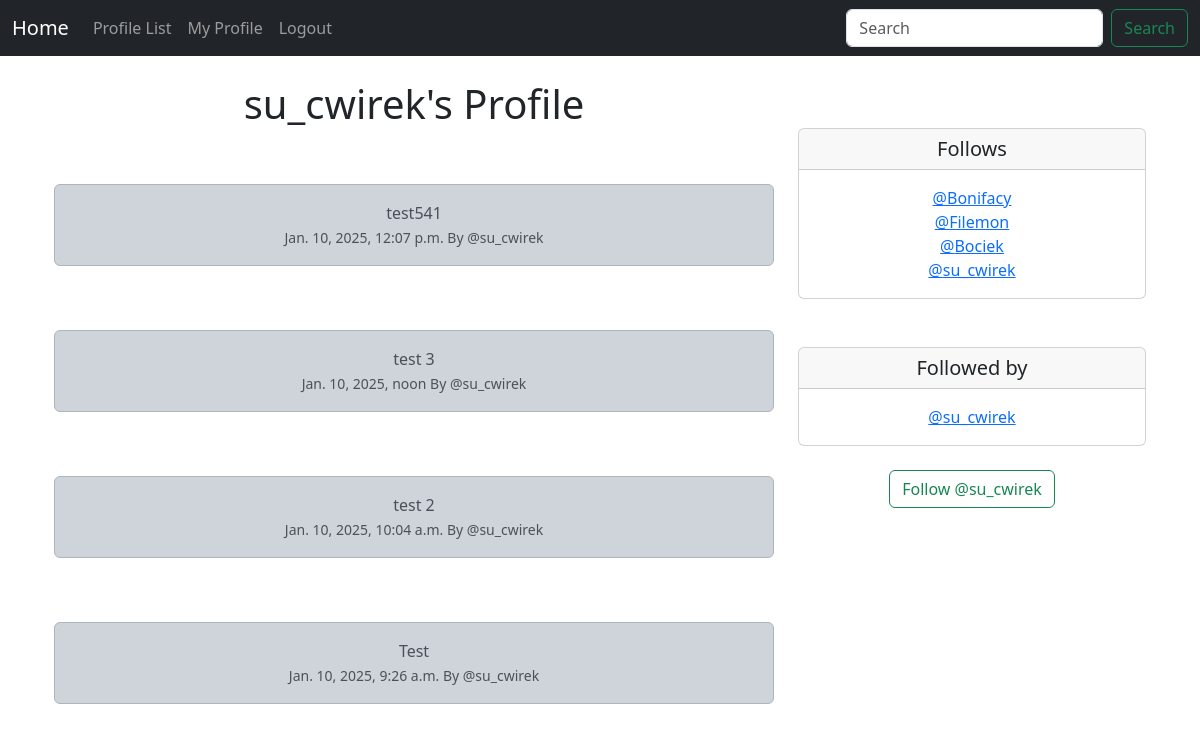
The app's page /profile/1 (signed in) with its own data.
### cwirek/models.py (models this page shows, shortened)
class Profile(models.Model):
    user = models.OneToOneField(User, on_delete=models.CASCADE)
    follows = models.ManyToManyField("self", related_name="followed_by", symmetrical=False, blank=True)
    date_modified = models.DateTimeField(User, auto_now=True)
    def __str__(self):
        return self.user.username

class Yard(models.Model):
    user = models.ForeignKey(User, related_name="yard", on_delete=models.DO_NOTHING)
    body = models.CharField(max_length=200)
    created_at = models.DateTimeField(auto_now_add=True)

### cwirek/views.py (the view, shortened to what this page needs)
# urls.py: path('profile/<int:pk>', views.profile, name="profile"),
def profile(request, pk):
    if request.user.is_authenticated:
        profile = Profile.objects.get(user_id=pk)
        yards = Yard.objects.filter(user_id=pk).order_by("-created_at")
        return render(request, 'profile.html', {"profile":profile, "yards":yards})
    else:
        messages.success(request, ("You must be logged in to view this page..."))
        return redirect('home')

### cwirek/templates/profile.html (shortened to what this page needs)
{% extends 'base.html' %}
{% block content %}
{% if profile %}
<div class="container text-center">
    <div class="row">
        <div class="col-8">
            <h1>{{ profile.user.username }}'s Profile</h1>
            <br/><br/>
            {% if yards %}
                {% for yard in yards %}
                    <div class="alert alert-dark" role="alert">
                        {{ yard.body }}<br/>
                        <small class="text-muted">
                            {{ yard.created_at }} By @{{ yard.user.username|lower}}
                        </small>
                    </div>
                <br/><br/>
                {% endfor %}
            {% endif %}
        </div>
        <div class="col-4">
            <br/><br/>
            <div class="card">
                <h5 class="card-header">Follows</h5>
                <div class="card-body">
                  <p class="card-text">{% for following in profile.follows.all %}
                    <a href="{% url 'profile' following.user.id %}">@{{ following }}</a><br/>
                {% endfor %}</p>
                </div>
            </div>
        <br/><br/>
        <div class="card">
            <h5 class="card-header">Followed by</h5>
            <div class="card-body">
              <p class="card-text">{% for following in profile.followed_by.all %}
                <a href="{% url 'profile' following.user.id %}">@{{ following }}</a><br/>
            {% endfor %}</p>
            </div>
          </div>
          <br/>
          <form method=POST>
          {% if profile in user.profile.follows.all %}
            <button class="btn btn-outline-danger" name="follow" value="unfollow" type="submit">Unfollow @{{ profile.user.username }}</button>
          {% else %}
            <button class="btn btn-outline-success" name="follow" value="follow" type="submit">Follow @{{ profile.user.username }}</button>
          {% endif %}
          </form>
          <br/>
        </div>
    </div>
</div>
{% endif %}
{% endblock %}

### records on screen
Profile: user.username "su_cwirek"
Yard: body "test541", created_at "Jan. 10, 2025, 12:07 p.m.", user.username "su_cwirek"
Yard: body "test 3", created_at "Jan. 10, 2025, noon", user.username "su_cwirek"
Yard: body "test 2", created_at "Jan. 10, 2025, 10:04 a.m.", user.username "su_cwirek"
Yard: body "Test", created_at "Jan. 10, 2025, 9:26 a.m.", user.username "su_cwirek"
Profile: user.username "Bonifacy"
Profile: user.username "Filemon"
Profile: user.username "Bociek"
